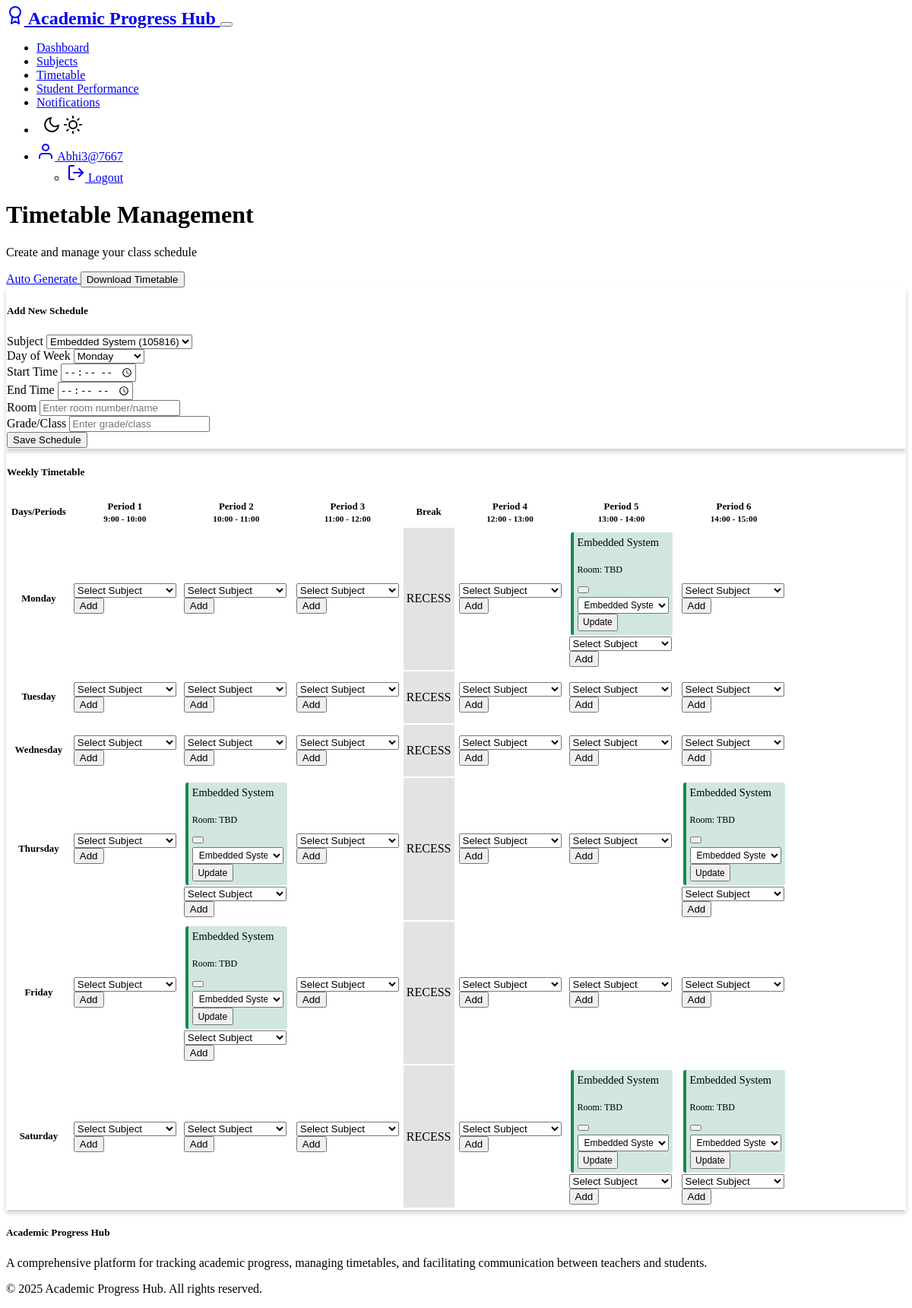
The app's page /teacher/timetable (signed in), older data.
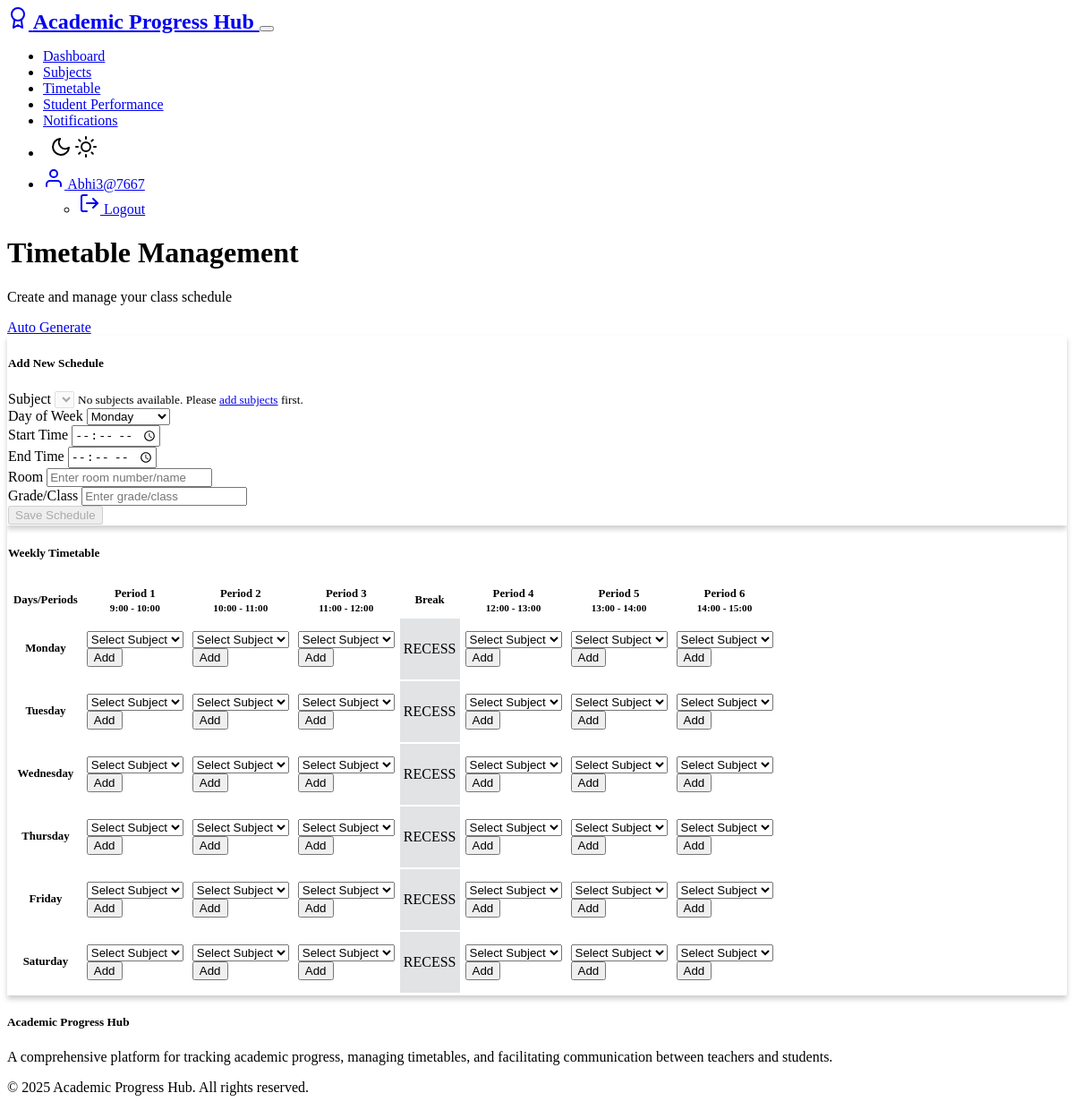
The same page, newer data.
### models.py (models this page shows, shortened)
class Timetable(db.Model):
    __tablename__ = 'timetables'
    id = db.Column(db.Integer, primary_key=True)
    day_of_week = db.Column(db.String(10), nullable=False)
    start_time = db.Column(db.Time, nullable=False)
    end_time = db.Column(db.Time, nullable=False)
    room = db.Column(db.String(20))
    teacher_id = db.Column(db.Integer, db.ForeignKey('teachers.id'), nullable=False)
    subject_id = db.Column(db.Integer, db.ForeignKey('subjects.id'), nullable=False)
    grade = db.Column(db.String(50), nullable=False)  # To identify which students this applies to

class Subject(db.Model):
    __tablename__ = 'subjects'
    id = db.Column(db.Integer, primary_key=True)
    name = db.Column(db.String(100), nullable=False)
    code = db.Column(db.String(20), nullable=False, unique=True)
    type = db.Column(db.String(20), nullable=False, default='Theory')
    teacher_id = db.Column(db.Integer, db.ForeignKey('teachers.id'), nullable=False)
    timetables = db.relationship('Timetable', backref='subject', cascade='all, delete-orphan')
    performances = db.relationship('Performance', backref='subject', cascade='all, delete-orphan')

### routes/teacher_routes.py (the view)
    def decorated_function(*args, **kwargs):
        if not current_user.is_authenticated or current_user.role != 'teacher':
            flash('Access denied: Teacher permissions required.', 'danger')
            return redirect(url_for('auth.login'))
        return f(*args, **kwargs)

### forms.py
class TimetableForm(FlaskForm):
    subject_id = SelectField('Subject', coerce=int, validators=[DataRequired()])
    day_of_week = SelectField('Day of Week', choices=[
        ('Monday', 'Monday'),
        ('Tuesday', 'Tuesday'),
        ('Wednesday', 'Wednesday'),
        ('Thursday', 'Thursday'),
        ('Friday', 'Friday'),
        ('Saturday', 'Saturday')
    ], validators=[DataRequired()])
    start_time = TimeField('Start Time', validators=[DataRequired()])
    end_time = TimeField('End Time', validators=[DataRequired()])
    room = StringField('Room', validators=[DataRequired()])
    grade = StringField('Grade/Class', validators=[DataRequired()])
    submit = SubmitField('Save Schedule')

### app.py (called while the page is built)
@login_manager.user_loader
def load_user(user_id):
    from models import User
    return User.query.get(int(user_id))

### templates/teacher/timetable.html (shortened to what the changed rows need)
{% extends 'layout.html' %}
{% block content %}
<div class="row mb-4 align-items-center">
    <div class="col">
        <h1 class="mb-0">Timetable Management</h1>
    </div>
    <div class="col-auto">
        <a href="{{ url_for('teacher.timetable_generator') }}" class="btn btn-primary me-2">
            Auto Generate
        </a>
        {% if timetable_entries %}
        <button class="btn btn-success" id="downloadBtn">
            Download Timetable
        </button>
        {% endif %}
    </div>
</div>
<div class="row">
    <div class="col-lg-4 mb-4">
        <div class="card">
            <div class="card-body">
                <form method="POST" action="{{ url_for('teacher.timetable') }}">
                    <div class="mb-3">
                        <label for="subject_id" class="form-label">{{ form.subject_id.label }}</label>
                        {% if form.subject_id.choices|length > 0 %}
                            {{ form.subject_id(class="form-select", id="subject_id") }}
                        {% else %}
                            {{ form.subject_id(class="form-select", id="subject_id", disabled=true) }}
                            <small class="text-danger">No subjects available. Please <a href="{{ url_for('teacher.subjects') }}">add subjects</a> first.</small>
                        {% endif %}
                    </div>
                    <div class="d-grid">
                        {% if form.subject_id.choices|length > 0 %}
                            {{ form.submit(class="btn btn-primary") }}
                        {% else %}
                            {{ form.submit(class="btn btn-primary", disabled=true) }}
                        {% endif %}
                    </div>
                </form>
            </div>
        </div>
    </div>
    <div class="col-lg-8">
        <div class="card">
            <div class="card-body">
                <div class="table-responsive">
                    <table class="table table-bordered text-center align-middle" id="timetableTable" style="min-width: 400px;">
                        <thead>
                            <tr>
                                <th class="align-middle" style="width: 50px;">Days/Periods</th>
                                {% for period in range(1, 7) %}
                                    <th class="align-middle" style="width: 70px;">Period {{ period }}<br><small>{{ (8 + period)|string }}:00 - {{ (9 + period)|string }}:00</small></th>
                                    {% if period == 3 %}
                                        <th class="bg-warning align-middle" style="width: 50px;">Break</th>
                                    {% endif %}
                                {% endfor %}
                            </tr>
                        </thead>
                        <tbody>
                            {% set days = ['Monday', 'Tuesday', 'Wednesday', 'Thursday', 'Friday', 'Saturday'] %}
                            {% for day in days %}
                                <tr>
                                    <th class="align-middle">{{ day }}</th>
                                    {% for period in range(1, 7) %}
                                        <td class="align-middle" style="height: 60px;">
                                            {% set found = false %}
                                            {% for timetable, subject in timetable_entries %}
                                                {% if timetable.day_of_week == day and (timetable.start_time.hour - 8) == period %}
                                                    {% set found = true %}
                                                    <div class="period-slot {% if subject.type == 'Theory' %}bg-success-subtle{% else %}bg-primary-subtle{% endif %} p-2 rounded">
                                                        <span class="subject-name">{{ subject.name }}</span><br>
                                                        <small class="text-muted">Room: {{ timetable.room }}</small>
                                                        <div class="mt-2">
                                                            <form method="POST" action="{{ url_for('teacher.delete_timetable', timetable_id=timetable.id) }}" class="d-inline" onsubmit="return confirm('Are you sure you want to delete this entry?');">
                                                                <button type="submit" class="btn btn-sm btn-danger me-1">
                                                                </button>
                                                            </form>
                                                            <form method="POST" action="{{ url_for('teacher.update_timetable') }}" class="d-inline">
                                                                <select name="subject_id" class="form-select form-select-sm d-inline-block w-auto me-1">
                                                                    {% for s in subjects %}
                                                                        <option value="{{ s.id }}" {% if s.id == subject.id %}selected{% endif %}>
                                                                            {{ s.name }}
                                                                        </option>
                                                                    {% endfor %}
                                                                </select>
                                                                <button type="submit" class="btn btn-sm btn-primary">Update</button>
                                                            </form>
                                                        </div>
                                                    </div>
                                                {% endif %}
                                            {% endfor %}
                                            {% if not found %}
                                                <form method="POST" action="{{ url_for('teacher.update_timetable') }}">
                                                    <select name="subject_id" class="form-select form-select-sm mb-2">
                                                        <option value="" disabled selected>Select Subject</option>
                                                    </select>
                                                    <button type="submit" class="btn btn-sm btn-primary">Add</button>
                                                </form>
                                            {% endif %}
                                        </td>
                                        {% if period == 3 %}
                                            <td class="bg-light align-middle">RECESS</td>
                                        {% endif %}
                                    {% endfor %}
                                </tr>
                            {% endfor %}
                        </tbody>
                    </table>
                </div>
            </div>
        </div>
    </div>
</div>
{% endblock %}

Row changes from the older to the newer data that the page shows:
removed Timetable: name "Embedded System", room "TBD", subject_id "Embedded System"
removed Timetable: name "Embedded System", room "TBD", subject_id "Embedded System"
removed Timetable: name "Embedded System", room "TBD", subject_id "Embedded System"
removed Timetable: name "Embedded System", room "TBD", subject_id "Embedded System"
removed Timetable: name "Embedded System", room "TBD", subject_id "Embedded System"
removed Timetable: name "Embedded System", room "TBD", subject_id "Embedded System"
Text that changed along with them:
form field submit: (not shown) → "Save Schedule"
form field subject_id: "Embedded System (105816)" → (not shown)
form field submit: "Save Schedule" → (not shown)
text no longer shown: "Download Timetable"
text now shown: "No subjects available. Please add subjects first."
